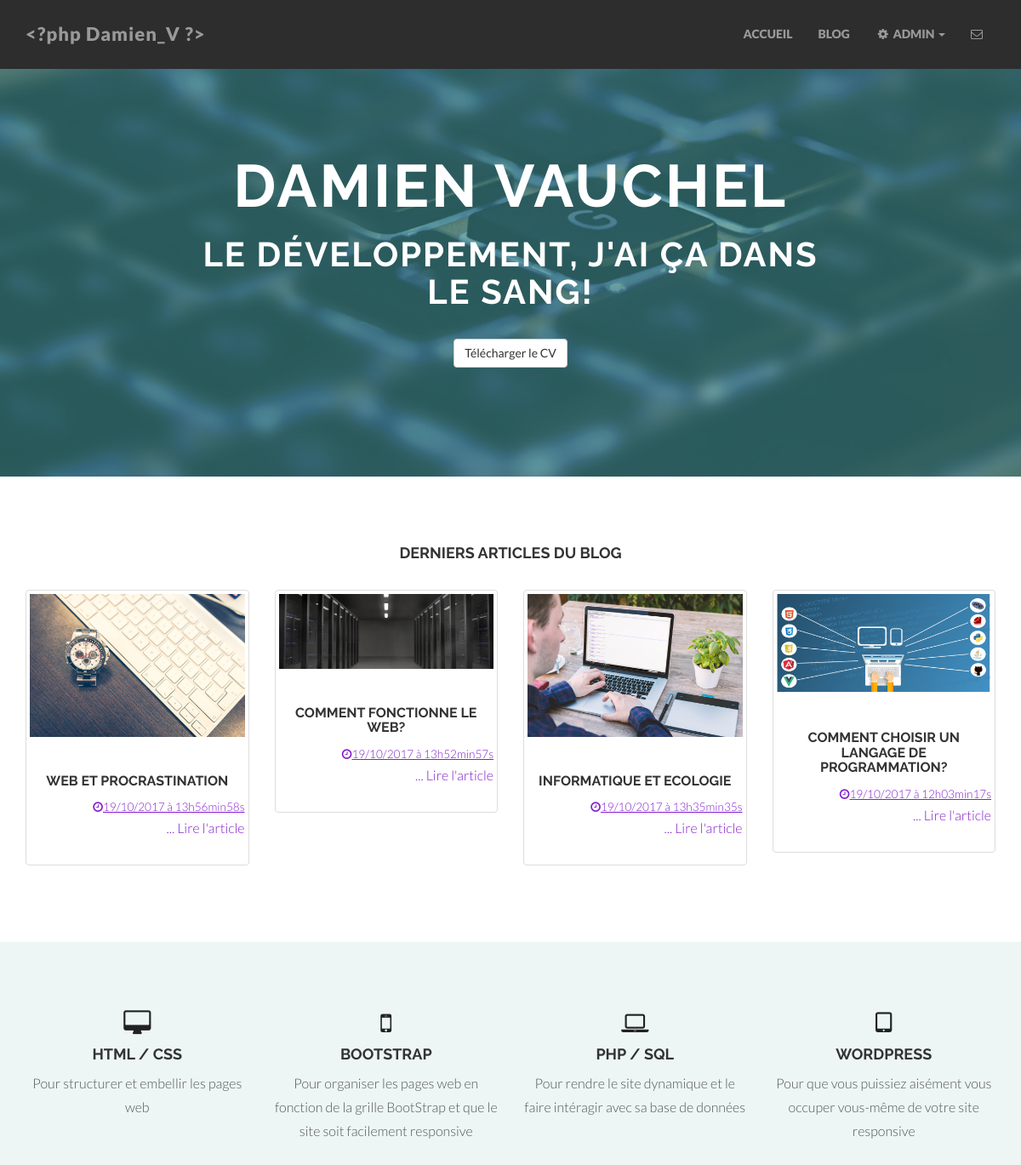
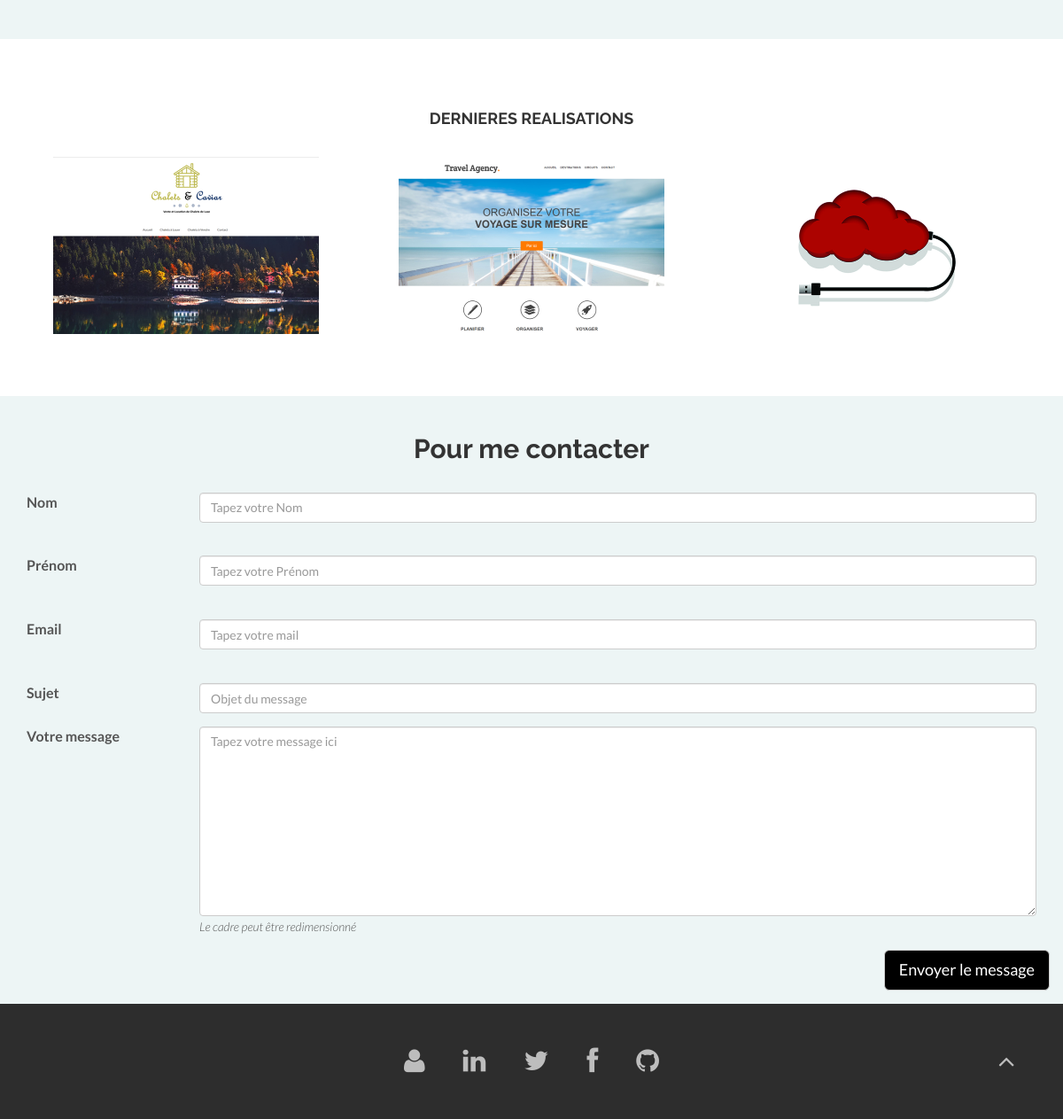
The page / on the database its author committed (2 pictures, top to bottom).
### tables this page shows
CREATE TABLE `post` (
  `id` int(11) NOT NULL,
  `title` varchar(255) NOT NULL,
  `content` text NOT NULL,
  `author` varchar(50) NOT NULL,
  `creation_date` datetime NOT NULL,
  `update_date` datetime DEFAULT NULL,
  `photo` varchar(255) NOT NULL
);

### app/Controller.php (called while the page is built, shortened)
<?php
class Controller
{
    public function home()
    {
        $db = Database::connect();
        $post_manager = new Manager($db);
        $posts = $post_manager->getFourLastPosts($db);
        include "pages/home.php";
    }
}

### app/Manager.php (called while the page is built, shortened)
<?php
class Manager
{
    private $database;
    public function __construct($database)
    {
        $this->database = $database;
    }
    public function getFourLastPosts()
    {
        $posts = array();
        $statement = $this->database->query("SELECT id, title, content, author, DATE_FORMAT(creation_date, 'le %d/%m/%Y à %Hh%imin%ss') AS creation_date_fr, DATE_FORMAT(update_date, '%d/%m/%Y à %Hh%imin%ss') AS update_date_fr, photo
                                             FROM post
                                             ORDER BY update_date DESC
                                             LIMIT 4");
        while ($datas = $statement->fetch())
        {
            $posts[] = new Post($datas);
        }
        return $posts;
    }
}

### app/Autoloader.php (called while the page is built, shortened)
<?php
class Autoloader
{
    public static function autoload($class)
    {
        $class = str_replace(__NAMESPACE__."\\", "", $class);
        $class = str_replace("\\", "/", $class);
    }
}

### app/Post.php (called while the page is built, shortened)
<?php
class Post
{
    protected $id;
    protected $title;
    protected $update_date_fr;
    protected $photo;
    public function getId()
    {
        return $this->id;
    }
    public function getTitle()
    {
        return $this->title;
    }
    public function getUpdateDate()
    {
        return $this->update_date_fr;
    }
    public function getPhoto()
    {
        return $this->photo;
    }
    public function setId($id)
    {
        $this->id = $id;
    }
    public function setTitle($title)
    {
        $this->title = $title;
    }
    public function setUpdateDate($update_date)
    {
        $this->update_date_fr = $update_date;
    }
    public function setPhoto($photo)
    {
        $this->photo = $photo;
    }
}

### pages/home.php (the view, shortened to what this page needs)
<div id="headerwrap">
    <div class="container">
        <div class="row centered">
            <div class="col-lg-8 col-lg-offset-2">
                <a href="http://www.damienvauchel.com" target="_blank"><h1><b>DAMIEN VAUCHEL</b></h1></a>
            <h2>Le développement, j'ai ça dans le sang!</h2>
            <br>
            <a href="assets/docs/online-2017-CV-Damien-Vauchel.pdf" class="btn btn-default" target="_blank">Télécharger le CV</a>
            </div>
        </div>
    </div>
</div>
<a href="index.php?blog">
    <div id="dg">
        <div class="container" id="home-container">
            <div class="row centered" id="home-row">
                <h4>DERNIERS ARTICLES DU BLOG</h4>
                <br>
                <?php foreach($posts as $post):
                    ?>
                    <div class="col-sm-3">
                        <div class="moveUp">
                            <a href="index.php?post&id=<?= $post->getId(); ?>">
                                <div class="thumbnail home-post home-post-mobile">
                                    <div>
                                        <img class="img-responsive center-block" src="assets/post_photo/<?= $post->getPhoto(); ?>" alt="">
                                    </div>
                                    <br>
                                    <div>
                                        <h2 class="text-center home-post-title"><b><?= strtoupper($post->getTitle()); ?></b></h2>
                                        <div class="text-right">
                                            <small style="text-decoration: underline;">
                                                <i class="fa fa-clock-o" aria-hidden="true"></i><?= $post->getUpdateDate(); ?>
                                            </small>
                                        </div>
                                        <p class="text-right">... Lire l'article</p>
                                    </div>
                                </div>
                            </a>
                        </div>
                    </div>
                <?php endforeach; ?>
            </div>
        </div>
    </div>
</a>
<div class="container w">
    <div class="row centered">
        <br><br>
        <div class="col-md-3">
            <i class="fa fa-desktop"></i>
            <h4>HTML / CSS</h4>
            <p>Pour structurer et embellir les pages web</p>
        </div>
        <div class="col-md-3">
            <i class="fa fa-mobile" aria-hidden="true"></i>
            <h4>BOOTSTRAP</h4>
            <p>Pour organiser les pages web en fonction de la grille BootStrap et que le site soit facilement responsive</p>
        </div>
        <div class="col-md-3">
            <i class="fa fa-laptop"></i>
            <h4>PHP / SQL</h4>
            <p>Pour rendre le site dynamique et le faire intéragir avec sa base de données</p>
        </div>
        <div class="col-md-3">
            <i class="fa fa-tablet"></i>
            <h4>WORDPRESS</h4>
            <p>Pour que vous puissiez aisément vous occuper vous-même de votre site responsive</p>
        </div>
    </div>
    <br>
    <br>
</div>
<div id="dg">
    <div class="container">
        <div class="row centered">
            <h4>DERNIERES REALISATIONS</h4>
            <br>
            <div class="col-md-4">
                <div class="moveLeft">
                <a href="http://chaletsdeluxe.damienvauchel.com/" target="_blank"><img src="assets/img/p01.png" height="200"></a>
                </div>
            </div>
            <div class="col-md-4">
                <div class="moveRight">
                <a href="http://www.travel-agency.damienvauchel.com/" target="_blank"><img src="assets/img/p03.png" height="200"></a>
                </div>
            </div>
            <div class="col-md-4">
                <div class="moveLeft">
                <a href="http://redcloud-design.com/" target="_blank"><img src="assets/img/p02.png" height="200"></a>
                </div>
            </div>
        </div>
    </div>
</div>
<div class="container tab-pane" id="contact">
    <br>
    <h2 class="text-center"><b>Pour me contacter</b></h2>
    <br>
    <form class="form" action="index.php?home" method="post" autocomplete="off">
        <div class="form-group row">
            <label for="nom" class="col-sm-2 col-form-label">Nom</label>
            <div class="col-sm-10">
                <input type="text" class="form-control" name="nom" id="nom" placeholder="Tapez votre Nom" value="<?php if (!empty($_POST['nom'])) {echo $_POST['nom'];} ?>">
            </div>
        </div>
        <br>
        <div class="form-group row">
            <label for="prenom" class="col-sm-2 col-form-label">Prénom</label>
            <div class="col-sm-10">
                <input type="text" class="form-control" name="prenom" id="prenom" placeholder="Tapez votre Prénom" value="<?php if (!empty($_POST['prenom'])) {echo $_POST['prenom'];} ?>">
            </div>
        </div>
        <br>
        <div class="form-group row">
            <label for="email" class="col-sm-2 col-form-label">Email</label>
            <div class="col-sm-10">
                <input type="email" class="form-control" name="email" id="email" placeholder="Tapez votre mail" value="<?php if (!empty($_POST['email'])) {echo $_POST['email'];} ?>">
            </div>
        </div>
        <br>
        <div class="form-group row">
            <label for="subject" class="col-sm-2 col-form-label">Sujet</label>
            <div class="col-sm-10">
                <input type="text" class="form-control" name="subject" id="subject" placeholder="Objet du message" value="<?php if (!empty($_POST['subject'])) {echo $_POST['subject'];} ?>">
            </div>
        </div>
        <div class="form-group row">
            <label for="message" class="col-sm-2 col-form-label">Votre message</label>
            <div class="col-sm-10">
                <textarea name="message" class="form-control animated" placeholder="Tapez votre message ici" rows="10"><?php if (!empty($_POST['message'])) {echo $_POST['message'];} ?></textarea>
                <small><em>Le cadre peut être redimensionné</em></small>
            </div>
        </div>
        <div class="form-group row">
            <input type="submit" name="sendmsg" class="btn btn-default btn-lg pull-right" id="btn-sendmsg" value="Envoyer le message">
        </div>
    </form>
</div>

### assets/css/main.css (style rules this page uses)
body { background-color: #edf5f5; font-family: "Lato"; font-weight: 300; font-size: 16px; color: #555; -webkit-font-smoothing: antialiased; -webkit-overflow-scrolling: touch; margin-top: 70px; }
h1, h2, h3, h4, h5, h6 { font-family: "Raleway"; font-weight: 300; color: #333; }
p { line-height: 28px; margin-bottom: 25px; }
.centered { text-align: center; }
a { color: #831FCC; word-wrap: break-word; -webkit-transition: color 0.1s ease-in, background 0.1s ease-in; -moz-transition: color 0.1s ease-in, background 0.1s ease-in; -ms-transition: color 0.1s ease-in, background 0.1s ease-in; -o-transition: color 0.1s ease-in, background 0.1s ease-in; transition: color 0.1s ease-in, background 0.1s ease-in; }
a:before, a:after { -webkit-transition: color 0.1s ease-in, background 0.1s ease-in; -moz-transition: color 0.1s ease-in, background 0.1s ease-in; -ms-transition: color 0.1s ease-in, background 0.1s ease-in; -o-transition: color 0.1s ease-in, background 0.1s ease-in; transition: color 0.1s ease-in, background 0.1s ease-in; }
#headerwrap { background: url(../img/header-bg.jpg) no-repeat center top; margin-top: -10px; padding-top:20px; text-align:center; background-attachment: relative; background-position: center center; min-height: 500px; width: 100%; -webkit-background-size: 100%; -moz-background-size: 100%; -o-background-size: 100%; background-size: 100%; -webkit-background-size: cover; -moz-background-size: cover; -o-background-size: cover; background-size: cover; }
#headerwrap h1 { margin-top: 100px; color: white; font-size: 70px; font-weight: 300; letter-spacing: 3px; }
#headerwrap h2 { color: white; font-size: 40px; font-weight: 700; letter-spacing: 2px; text-transform: uppercase; }
#dg { background: #fff; padding-top: 70px; padding-bottom: 70px; text-align: center; }
#dg h4 { font-weight: 700; }
.w { padding-top: 35px; }
.w h4 { font-weight: 700; }
.w i { color: #222; font-size: 30px; }
#btn-sendmsg { color: #fff !important; background: #000 !important; }
.moveUp, .moveLeft, .moveRight { transition: transform .3s ease-out; display: inline-block; }
.home-post-title { font-size: 1em !important; }

### rows shown on the page
post: photo (picture), title "WEB ET PROCRASTINATION", UpdateDate "19/10/2017 à 13h56min58s"
post: photo (picture), title "COMMENT FONCTIONNE LE WEB?", UpdateDate "19/10/2017 à 13h52min57s"
post: photo (picture), title "INFORMATIQUE ET ECOLOGIE", UpdateDate "19/10/2017 à 13h35min35s"
post: photo (picture), title "COMMENT CHOISIR UN LANGAGE DE PROGRAMMATION?", UpdateDate "19/10/2017 à 12h03min17s"
